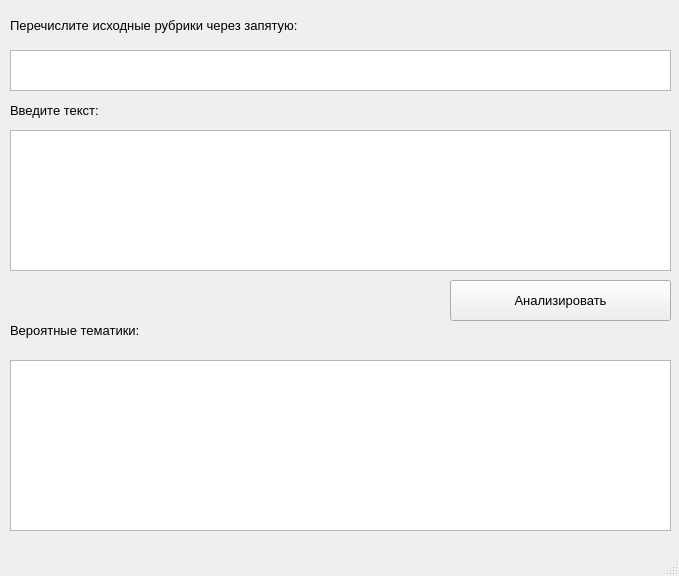
<?xml version="1.0" encoding="UTF-8"?>
<ui version="4.0">
 <class>MainWindow</class>
 <widget class="QMainWindow" name="MainWindow">
  <property name="geometry">
   <rect>
    <x>0</x>
    <y>0</y>
    <width>679</width>
    <height>576</height>
   </rect>
  </property>
  <property name="windowTitle">
   <string>MainWindow</string>
  </property>
  <widget class="QWidget" name="centralwidget">
   <widget class="QPlainTextEdit" name="plainTextEdit">
    <property name="geometry">
     <rect>
      <x>10</x>
      <y>50</y>
      <width>661</width>
      <height>41</height>
     </rect>
    </property>
    <property name="font">
     <font>
      <pointsize>10</pointsize>
     </font>
    </property>
    <property name="verticalScrollBarPolicy">
     <enum>Qt::ScrollBarAlwaysOff</enum>
    </property>
   </widget>
   <widget class="QPlainTextEdit" name="plainTextEdit_2">
    <property name="geometry">
     <rect>
      <x>10</x>
      <y>130</y>
      <width>661</width>
      <height>141</height>
     </rect>
    </property>
   </widget>
   <widget class="QLabel" name="label">
    <property name="geometry">
     <rect>
      <x>10</x>
      <y>10</y>
      <width>661</width>
      <height>31</height>
     </rect>
    </property>
    <property name="font">
     <font>
      <pointsize>10</pointsize>
     </font>
    </property>
    <property name="text">
     <string>Перечислите исходные рубрики через запятую:</string>
    </property>
   </widget>
   <widget class="QLabel" name="label_2">
    <property name="geometry">
     <rect>
      <x>10</x>
      <y>100</y>
      <width>661</width>
      <height>21</height>
     </rect>
    </property>
    <property name="font">
     <font>
      <pointsize>10</pointsize>
     </font>
    </property>
    <property name="text">
     <string>Введите текст:</string>
    </property>
   </widget>
   <widget class="QPushButton" name="pushButton_2">
    <property name="geometry">
     <rect>
      <x>450</x>
      <y>280</y>
      <width>221</width>
      <height>41</height>
     </rect>
    </property>
    <property name="font">
     <font>
      <pointsize>10</pointsize>
     </font>
    </property>
    <property name="text">
     <string>Анализировать</string>
    </property>
   </widget>
   <widget class="QLabel" name="label_3">
    <property name="geometry">
     <rect>
      <x>10</x>
      <y>320</y>
      <width>331</width>
      <height>21</height>
     </rect>
    </property>
    <property name="font">
     <font>
      <pointsize>10</pointsize>
     </font>
    </property>
    <property name="text">
     <string>Вероятные тематики:</string>
    </property>
   </widget>
   <widget class="QTableView" name="tableView">
    <property name="geometry">
     <rect>
      <x>10</x>
      <y>360</y>
      <width>661</width>
      <height>171</height>
     </rect>
    </property>
    <property name="horizontalScrollMode">
     <enum>QAbstractItemView::ScrollPerItem</enum>
    </property>
    <attribute name="horizontalHeaderStretchLastSection">
     <bool>true</bool>
    </attribute>
    <attribute name="verticalHeaderMinimumSectionSize">
     <number>14</number>
    </attribute>
   </widget>
  </widget>
  <widget class="QMenuBar" name="menubar">
   <property name="geometry">
    <rect>
     <x>0</x>
     <y>0</y>
     <width>679</width>
     <height>17</height>
    </rect>
   </property>
  </widget>
  <widget class="QStatusBar" name="statusbar"/>
 </widget>
 <resources/>
 <connections/>
</ui>
